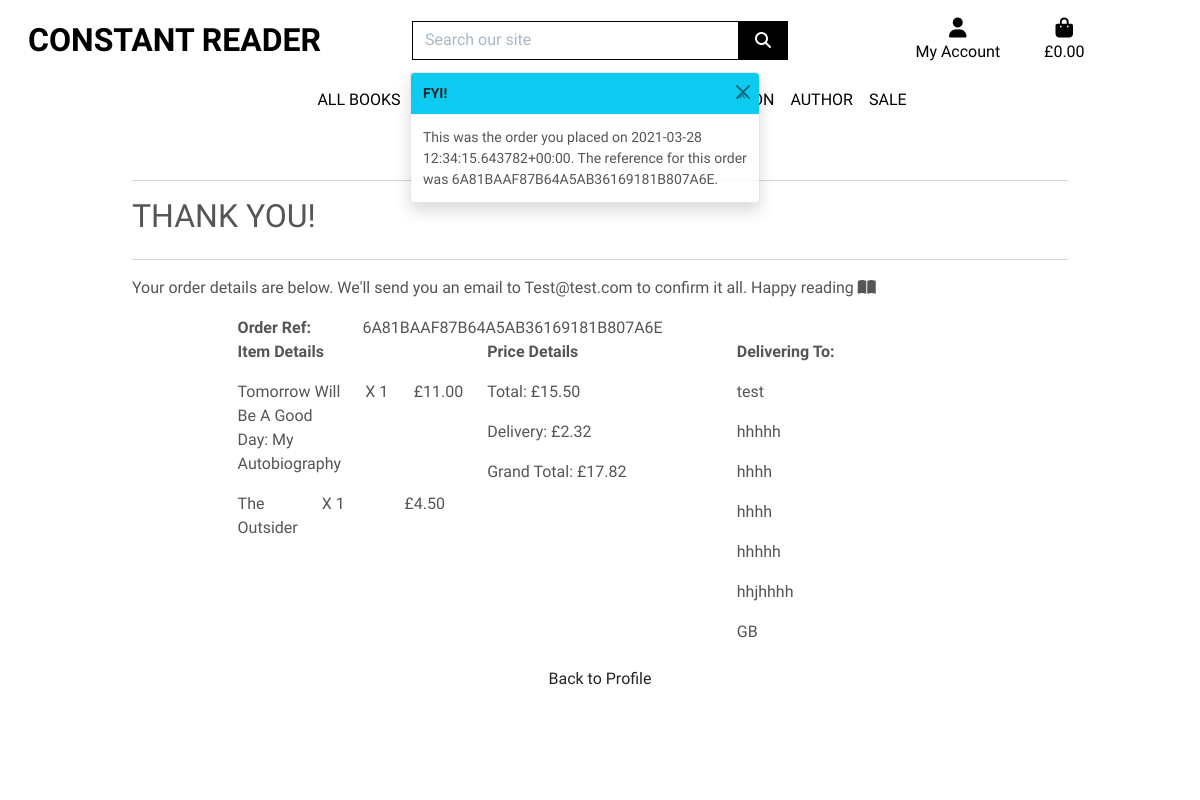
The app's page /profile/order_history/6A81BAAF87B64A5AB36169181B807A6E with its own data.
### checkout/models.py (models this page shows, shortened)
class Order(models.Model):
    order_number = models.CharField(max_length=32, null=False, editable=False)
    user_profile = models.ForeignKey(UserProfile, on_delete=models.SET_NULL,
                                    null=True, blank=True, related_name='orders')
    full_name = models.CharField(max_length=50, null=False, blank=False)
    email = models.EmailField(max_length=254, null=False, blank=False)
    phone_number = models.CharField(max_length=20, null=False, blank=False)
    country = CountryField(blank_label='Country *', null=False, blank=False)
    postcode = models.CharField(max_length=20, null=True, blank=True)
    town_or_city = models.CharField(max_length=40, null=False, blank=False)
    street_address1 = models.CharField(max_length=80, null=False, blank=False)
    street_address2 = models.CharField(max_length=80, null=True, blank=True)
    county = models.CharField(max_length=80, null=True, blank=True)
    date = models.DateTimeField(auto_now_add=True)
    delivery_cost = models.DecimalField(max_digits=6, decimal_places=2, null=False, default=0)
    order_total = models.DecimalField(max_digits=10, decimal_places=2, null=False, default=0)
    grand_total = models.DecimalField(max_digits=10, decimal_places=2, null=False, default=0)
    original_bag = models.TextField(null=False, blank=False, default='')
    stripe_pid = models.CharField(max_length=254, null=False, blank=False, default='')

class OrderLineItem(models.Model):
    order = models.ForeignKey(Order, null=False, blank=False, on_delete=models.CASCADE, related_name='lineitems')
    book = models.ForeignKey(Books, null=False, blank=False, on_delete=models.CASCADE)
    quantity = models.IntegerField(null=False, blank=False, default=0)
    lineitem_total = models.DecimalField(max_digits=6, decimal_places=2, null=False, blank=False, editable=False)

### books/models.py (models this page shows, shortened)
class Books(models.Model):
    class Meta:
        verbose_name_plural = 'Books'
    genres = models.ForeignKey('Genres', null=True, blank=True, on_delete=models.SET_NULL)
    isbn = models.CharField(max_length=15)
    title = models.CharField(max_length=254)
    author = models.CharField(max_length=254, null=True, blank=True)
    published = models.DateField(null=True, blank=True, auto_now=False, auto_now_add=False)
    publisher = models.CharField(max_length=254, null=True, blank=True)
    pages = models.IntegerField(null=True, blank=True)
    description = models.TextField()
    binding = models.CharField(max_length=50, null=True, blank=True)
    image = models.ImageField(null=True, blank=True)
    price = models.DecimalField(max_digits=6, decimal_places=2)
    sale = models.BooleanField(null=True, blank=True)

### profiles/views.py (the view)
# urls.py: path('order_history/<order_number>', views.order_history, name='order_history')
def order_history(request, order_number):
    order = get_object_or_404(Order, order_number=order_number)
    messages.info(request, (
        f'This was the order you placed on {order.date}. The reference for this order was {order_number}.'
    ))
    template = 'checkout/checkout_success.html'
    context = {
        'order': order,
        'from_profile': True,
    }
    return render(request, template, context)

### bag/contexts.py (called while the page is built, shortened)
def bag_contents(request):
    bag_items = []
    total = 0
    product_count = 0
    bag = request.session.get('bag', {})
    if total < settings.FREE_DELIVERY_THRESHOLD:
        delivery = total * Decimal(settings.STANDARD_DELIVERY_PERCENTAGE / 100)
        free_delivery_delta = settings.FREE_DELIVERY_THRESHOLD - total
    else:
        delivery = 0
        free_delivery_delta = 0
    grand_total = delivery + total
    context = {
        'bag_items': bag_items,
        'total': total,
        'product_count': product_count,
        'delivery': delivery,
        'free_delivery_delta': free_delivery_delta,
        'free_delivery_threshold': settings.FREE_DELIVERY_THRESHOLD,
        'grand_total': grand_total,
    }
    return context

### checkout/templates/checkout/checkout_success.html (shortened to what this page needs)
{% extends "base.html" %}
{% load static %}
{% block extra_css %}
<link rel="stylesheet" href="{% static 'checkout/css/checkout.css' %}">
{% endblock %}
{% block page_header %}
<div class="container header-container">
</div>
{% endblock %}
{% block content %}
<div class="overlay"></div>
<div class="container">
    <div class="row">
        <div class="col">
            <hr>
            <h2 class="logo-font mb-4">Thank you!</h2>
            <hr>
            <p>Your order details are below. We'll send you an email to {{ order.email }} to confirm it all. Happy reading <i class="fas fa-book-open"></i></p>
        </div>
    </div>
<div class="container">
  <div class="row receipt">
    <div class="col-sm-2">
     <strong>Order Ref:</strong>
    </div>
    <div class="col-sm-2">
      {{ order.order_number }}
    </div>
  </div>
    <div class="row">
    <div class="col-sm-4 receipt">
       <strong><p>Item Details</p></strong>
      {% for item in order.lineitems.all %}
      <div class="row">
          <div class="col"><p>{{ item.book.title }}</p></div>
          <div class="col"><p>X {{ item.quantity }}</p></div>
          <div class="col"><p>£{{ item.book.price }}</p></div>
      </div>
      {% endfor %}
    </div>
    <div class="col-sm-4 receipt">
      <strong><p>Price Details</p></strong>
      <p>Total: £{{ order.order_total }}</p>
      <p>Delivery: £{{ order.delivery_cost }}</p>
      <p>Grand Total: £{{ order.grand_total }}</p>
    </div>
    <div class="col-sm-4 receipt">
      <strong><p>Delivering To:</p></strong>
      <p>{{ order.full_name }}</p>
      <p>{{ order.street_address1 }}</p>
        {% if order.street_address2 %}
            <p>{{ order.street_address2 }}</p>
        {% endif %}
        {% if order.county %}
            <p>{{ order.county }}</p>
        {% endif %}
            <p>{{ order.town_or_city }}</p>
            <p>{{ order.postcode }}</p>
            <p>{{ order.country }}</p>
    </div>
    {% if from_profile %}
        <a class="btn" href="{% url 'profile' %}" role="button">Back to Profile</a>
    {% else %}
        <a class="btn" href="{% url 'books' %}" role="button">Look at more books!</a>
    {% endif %}
  </div>
</div>
{% endblock %}

### static/css/base.css (style rules this page uses)
html { height: 100%; }
body { background: url('/media/colour-book-pile.jpg') no-repeat center center fixed; background-size: cover; height: calc(100vh - 164px); color: #555; font-family: mirza, sans-serif; }
.logo-font { text-transform: uppercase; }
.overlay { height: 100%; width: 100%; top: 0; left: 0; position: fixed; background: white; z-index: -1; }
@media (min-width: 1200px) { .container { max-width: 80%; } }
@media (min-width: 992px) { .header-container { padding-top: 164px; } }

### records on screen
Order: email "Test@test.com", order_number "6A81BAAF87B64A5AB36169181B807A6E", order_total "15.50", delivery_cost "2.32", grand_total "17.82", full_name "test", street_address1 "hhhhh", street_address2 "hhhh", county "hhhh", town_or_city "hhhhh", postcode "hhjhhhh", country "GB"
OrderLineItem: book "Tomorrow Will Be A Good Day: My Autobiography", quantity "1", book.price "11.00"
OrderLineItem: book "The Outsider", quantity "1", book.price "4.50"

### other values on screen
{{ message }} "This was the order you placed on 2021-03-28 12:34:15.643782+00:00. The reference for this order was 6A81BAAF87B64A5AB36169181B807A6E."
